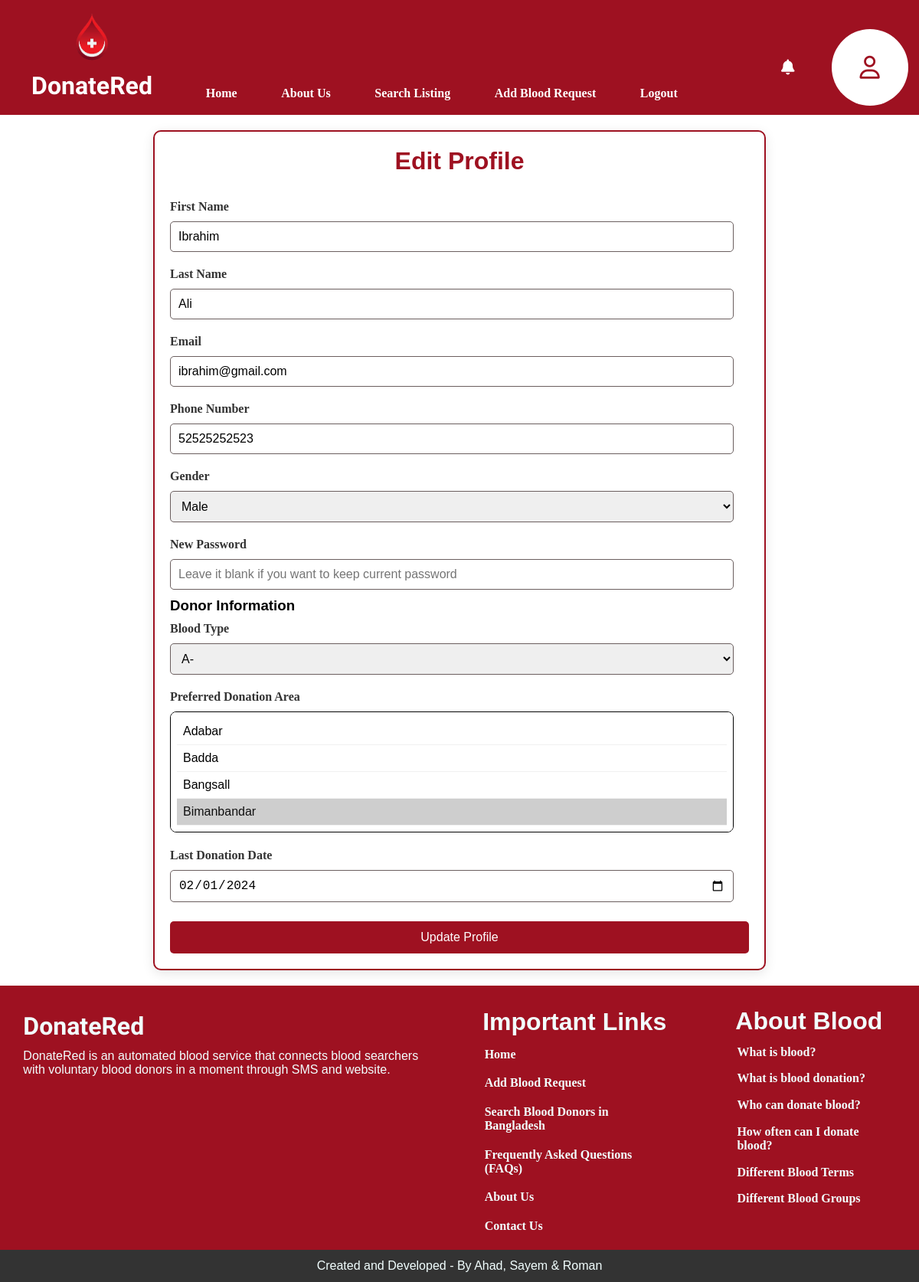
Page /editprofile.php (signed in) on the committed database.
### tables this page shows
CREATE TABLE `user` (
  `User_ID` int(11) NOT NULL,
  `User_type` enum('Donor','Seeker') NOT NULL,
  `User_name` varchar(50) NOT NULL,
  `Email` varchar(100) NOT NULL,
  `Password_hash` varchar(255) NOT NULL,
  `First_name` varchar(50) DEFAULT NULL,
  `Last_name` varchar(50) DEFAULT NULL,
  `DateOfBirth` date DEFAULT NULL,
  `Phone_num` varchar(15) DEFAULT NULL,
  `Gender` enum('Male','Female','Other') DEFAULT NULL
);

CREATE TABLE `donor_profile` (
  `Donor_ID` int(11) NOT NULL,
  `BloodType_ID` int(11) DEFAULT NULL,
  `Last_dono_date` date DEFAULT NULL,
  `Req_ID` int(11) DEFAULT NULL
);

### editprofile.php (the view, shortened to what this page needs)
<?php
include("partials/header.php");
$user_id = $_SESSION['user_id'];
$user_table_query = $conn->query("SELECT * FROM user WHERE User_ID = $user_id");
$user_data = $user_table_query->fetch_assoc();
if ($user_data['User_type']=='Donor') {
    $isDonor = TRUE;
    $donor_profile_query = $conn->query("SELECT * FROM donor_profile WHERE Donor_ID = $user_id");
    $donor_data = $donor_profile_query->fetch_assoc();
    $donor_areas = [];
    $donor_areas_query = $conn->query("SELECT Area_ID FROM donor_areas WHERE Donor_ID = $user_id");
    while ($donor_area_rows = $donor_areas_query->fetch_assoc()) {
        $donor_areas[] = $donor_area_rows['Area_ID'];
    }
}else{
    $isDonor = FALSE;
}
?>
    <div class="container">
        <div class="edit-profile-container">
            <h2>Edit Profile</h2>
            <form method="POST">
                <div class="input-group">
                    <label for="firstname">First Name</label>
                    <input type="text" id="firstname" name="firstname" value="<?= $user_data['First_name'] ?>" required>
                </div>
                <div class="input-group">
                    <label for="lastname">Last Name</label>
                    <input type="text" id="lastname" name="lastname" value="<?= $user_data['Last_name'] ?>" required>
                </div>
                <div class="input-group">
                    <label for="email">Email</label>
                    <input type="email" id="email" name="email" value="<?= $user_data['Email'] ?>" required>
                </div>
                <div class="input-group">
                    <label for="phone">Phone Number</label>
                    <input type="tel" id="phone" name="phone" value="<?= $user_data['Phone_num'] ?>" required>
                </div>
                <div class="input-group">
                    <label for="gender">Gender</label>
                    <select id="gender" name="gender" required>
                        <option value="male" <?= $user_data['Gender'] == 'male' ? 'selected' : '' ?>>Male</option>
                    </select>
                </div>
                <div class="input-group">
                    <label for="password">New Password</label>
                    <input type="password" id="password" name="password" placeholder="Leave it blank if you want to keep current password">
                </div>
                <?php if ($isDonor): ?>
                <div class="donor-fields">
                    <h3>Donor Information</h3>
                    <div class="input-group">
                        <label for="bloodType">Blood Type</label>
                        <select id="bloodType" name="bloodType">
                            <option value="A-" <?= $donor_data['BloodType_ID'] == 2 ? 'selected' : '' ?>>A-</option>
                        </select>
                    </div>
                    <div class="input-group">
                        <label for="donationArea">Preferred Donation Area</label>
                        <select id="donationArea" name="NewDonationArea[]" multiple>
                        <?php
                        $all_areas_query = $conn->query("SELECT Area_ID, Area_Name FROM areas");
                        while ($area_rows = $all_areas_query->fetch_assoc()) {
                            $selected = in_array($area_rows['Area_ID'], $donor_areas) ? 'selected' : '';
                            echo '<option value="' . $area_rows['Area_ID'] . '" ' . $selected . '>' . $area_rows["Area_Name"] . '</option>';
                        }
                        ?>
                        </select>
                    </div>
                    <div class="input-group">
                        <label for="lastDonation">Last Donation Date</label>
                        <input type="date" id="lastDonation" name="lastDonation" value="<?= $donor_data['Last_dono_date'] ?>">
                    </div>
                </div>
                <?php endif; ?>
                <div class='button-container'>
                    <button type="submit" name='UpdateProfile'>Update Profile</button>
                </div>
            </form>
        </div>
    </div>
<?php
    include("partials/footer.php");
?>

### css/body.css (style rules this page uses)
*, *:before, *:after { margin: 0; padding: 0; box-sizing: border-box; -webkit-tap-highlight-color: transparent; }
p, h1, h2, h3, h4, h5, h6, span { font-family: 'Poppins', sans-serif; }
html { font-size: 16px; }
body { min-height: 100vh; display: flex; flex-direction: column; }
.container { padding: 20px; display: flex; justify-content: center; align-items: center; min-height: 100vh; }
.edit-profile-container { background-color: white; border: 2px solid #9e1121; border-radius: 10px; padding: 20px; box-shadow: 0 4px 15px rgba(0, 0, 0, 0.1); width: 100%; max-width: 800px; box-sizing: border-box; }
.edit-profile-container h2 { font-size: 2rem; color: #9e1121; margin-bottom: 2rem; text-align: center; }
.input-group label { font-weight: bold; color: #333; margin-top: 10px; display: block; }
.input-group input[type="text"], .input-group input[type="email"], .input-group input[type="tel"], .input-group input[type="password"], .input-group input[type="date"], .input-group select { width: calc(100% - 20px); padding: 10px; margin: 10px 0; border: 1px solid #6b5f5f; border-radius: 5px; box-sizing: border-box; font-size: 1rem; }
.button-container button { background-color: #9e1121; color: white; border: none; border-radius: 5px; padding: 12px; font-size: 1rem; cursor: pointer; margin-top: 15px; width: 100%; display: inline-block; }
.button-container button { background-color: #9e1121; color: white; border: none; border-radius: 5px; justify-content: center; padding: 12px; font-size: 1rem; cursor: pointer; margin-top: 15px; width: 100%; display: inline-block; }
.input-group select[multiple] { height: auto; min-height: 150px; padding: 8px; border: 1.5px solid #030303; border-radius: 8px; font-size: 16px; background-color: #fff; color: #000000; transition: border-color 0.3s ease; }
.input-group select[multiple] option { padding: 8px; border-bottom: 1px solid #f0f0f0; }

### rows in the picture
user: firstname "Ibrahim", lastname "Ali", email "ibrahim@gmail.com", phone "52525252523"
donor_profile: bloodType "A-", lastDonation "02/01/2024"

### other values in the picture
form field value "Adabar / Badda / Bangsall / Bimanbandar ☑"
